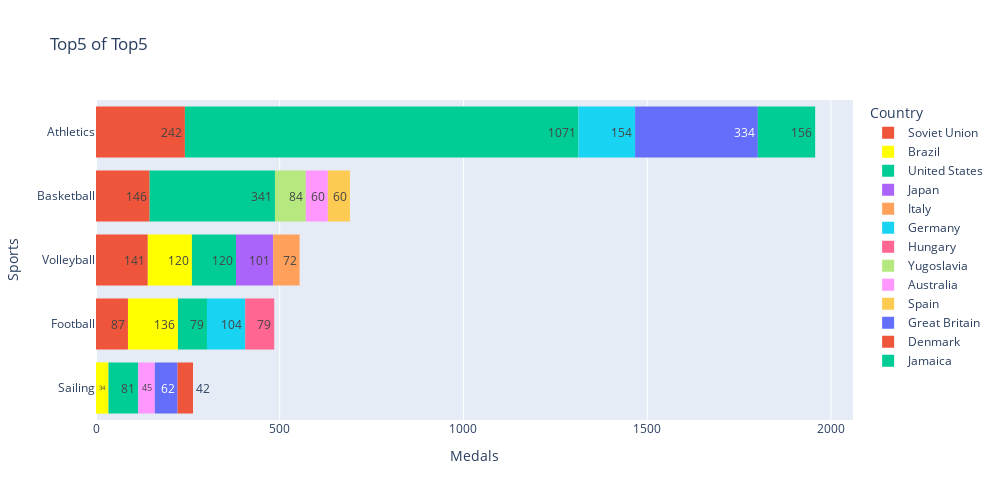

Here is the notebook cell this chart was saved with:
### Markdown cell above
1. Top5 dos esportes que Brasil tem mais medalhas
2. Top5 de Países para cada um destes esportes
3. Objetivo final: verificar se o Brazil está entre os 5 países top, nos mesmos esportes em que tem melhor desempenho.

### Code cell
fig = px.histogram(y='Sport', x="Medal", data_frame=df_5_5, color='Team',
                   text_auto=True, title = 'Top5 of Top5', color_discrete_map={'Brazil':'yellow'},
                   category_orders={'Sport': ['Athletics','Basketball','Volleyball','Football','Sailing']},
                  width=1000, height=500, orientation='h')

fig.update_yaxes(title='Sports')
fig.update_xaxes(title='Medals')

fig.update_layout(legend=dict(title='Country'))

fig.show()

### Figure 1 — Plotly figure (JSON) as saved in the notebook; plotly's stock layout.template omitted (floating-point values rounded to 4 significant figures)
{"data": [{"alignmentgroup": "True", "bingroup": "y", "histfunc": "sum", "hovertemplate": "Team=Soviet Union<br>sum of Medal=%{x}<br>Sport=%{y}<extra></extra>", "legendgroup": "Soviet Union", "marker": {"color": "#EF553B", "pattern": {"shape": ""}}, "name": "Soviet Union", "offsetgroup": "Soviet Union", "orientation": "h", "showlegend": true, "texttemplate": "%{value}", "type": "histogram", "x": [141, 87, 146, 242], "xaxis": "x", "y": ["Volleyball", "Football", "Basketball", "Athletics"], "yaxis": "y"}, {"alignmentgroup": "True", "bingroup": "y", "histfunc": "sum", "hovertemplate": "Team=Brazil<br>sum of Medal=%{x}<br>Sport=%{y}<extra></extra>", "legendgroup": "Brazil", "marker": {"color": "yellow", "pattern": {"shape": ""}}, "name": "Brazil", "offsetgroup": "Brazil", "orientation": "h", "showlegend": true, "texttemplate": "%{value}", "type": "histogram", "x": [120, 136, 34], "xaxis": "x", "y": ["Volleyball", "Football", "Sailing"], "yaxis": "y"}, {"alignmentgroup": "True", "bingroup": "y", "histfunc": "sum", "hovertemplate": "Team=United States<br>sum of Medal=%{x}<br>Sport=%{y}<extra></extra>", "legendgroup": "United States", "marker": {"color": "#00cc96", "pattern": {"shape": ""}}, "name": "United States", "offsetgroup": "United States", "orientation": "h", "showlegend": true, "texttemplate": "%{value}", "type": "histogram", "x": [120, 79, 341, 81, 1071], "xaxis": "x", "y": ["Volleyball", "Football", "Basketball", "Sailing", "Athletics"], "yaxis": "y"}, {"alignmentgroup": "True", "bingroup": "y", "histfunc": "sum", "hovertemplate": "Team=Japan<br>sum of Medal=%{x}<br>Sport=%{y}<extra></extra>", "legendgroup": "Japan", "marker": {"color": "#ab63fa", "pattern": {"shape": ""}}, "name": "Japan", "offsetgroup": "Japan", "orientation": "h", "showlegend": true, "texttemplate": "%{value}", "type": "histogram", "x": [101], "xaxis": "x", "y": ["Volleyball"], "yaxis": "y"}, {"alignmentgroup": "True", "bingroup": "y", "histfunc": "sum", "hovertemplate": "Team=Italy<br>sum of Medal=%{x}<br>Sport=%{y}<extra></extra>", "legendgroup": "Italy", "marker": {"color": "#FFA15A", "pattern": {"shape": ""}}, "name": "Italy", "offsetgroup": "Italy", "orientation": "h", "showlegend": true, "texttemplate": "%{value}", "type": "histogram", "x": [72], "xaxis": "x", "y": ["Volleyball"], "yaxis": "y"}, {"alignmentgroup": "True", "bingroup": "y", "histfunc": "sum", "hovertemplate": "Team=Germany<br>sum of Medal=%{x}<br>Sport=%{y}<extra></extra>", "legendgroup": "Germany", "marker": {"color": "#19d3f3", "pattern": {"shape": ""}}, "name": "Germany", "offsetgroup": "Germany", "orientation": "h", "showlegend": true, "texttemplate": "%{value}", "type": "histogram", "x": [104, 154], "xaxis": "x", "y": ["Football", "Athletics"], "yaxis": "y"}, {"alignmentgroup": "True", "bingroup": "y", "histfunc": "sum", "hovertemplate": "Team=Hungary<br>sum of Medal=%{x}<br>Sport=%{y}<extra></extra>", "legendgroup": "Hungary", "marker": {"color": "#FF6692", "pattern": {"shape": ""}}, "name": "Hungary", "offsetgroup": "Hungary", "orientation": "h", "showlegend": true, "texttemplate": "%{value}", "type": "histogram", "x": [79], "xaxis": "x", "y": ["Football"], "yaxis": "y"}, {"alignmentgroup": "True", "bingroup": "y", "histfunc": "sum", "hovertemplate": "Team=Yugoslavia<br>sum of Medal=%{x}<br>Sport=%{y}<extra></extra>", "legendgroup": "Yugoslavia", "marker": {"color": "#B6E880", "pattern": {"shape": ""}}, "name": "Yugoslavia", "offsetgroup": "Yugoslavia", "orientation": "h", "showlegend": true, "texttemplate": "%{value}", "type": "histogram", "x": [84], "xaxis": "x", "y": ["Basketball"], "yaxis": "y"}, {"alignmentgroup": "True", "bingroup": "y", "histfunc": "sum", "hovertemplate": "Team=Australia<br>sum of Medal=%{x}<br>Sport=%{y}<extra></extra>", "legendgroup": "Australia", "marker": {"color": "#FF97FF", "pattern": {"shape": ""}}, "name": "Australia", "offsetgroup": "Australia", "orientation": "h", "showlegend": true, "texttemplate": "%{value}", "type": "histogram", "x": [60, 45], "xaxis": "x", "y": ["Basketball", "Sailing"], "yaxis": "y"}, {"alignmentgroup": "True", "bingroup": "y", "histfunc": "sum", "hovertemplate": "Team=Spain<br>sum of Medal=%{x}<br>Sport=%{y}<extra></extra>", "legendgroup": "Spain", "marker": {"color": "#FECB52", "pattern": {"shape": ""}}, "name": "Spain", "offsetgroup": "Spain", "orientation": "h", "showlegend": true, "texttemplate": "%{value}", "type": "histogram", "x": [60], "xaxis": "x", "y": ["Basketball"], "yaxis": "y"}, {"alignmentgroup": "True", "bingroup": "y", "histfunc": "sum", "hovertemplate": "Team=Great Britain<br>sum of Medal=%{x}<br>Sport=%{y}<extra></extra>", "legendgroup": "Great Britain", "marker": {"color": "#636efa", "pattern": {"shape": ""}}, "name": "Great Britain", "offsetgroup": "Great Britain", "orientation": "h", "showlegend": true, "texttemplate": "%{value}", "type": "histogram", "x": [62, 334], "xaxis": "x", "y": ["Sailing", "Athletics"], "yaxis": "y"}, {"alignmentgroup": "True", "bingroup": "y", "histfunc": "sum", "hovertemplate": "Team=Denmark<br>sum of Medal=%{x}<br>Sport=%{y}<extra></extra>", "legendgroup": "Denmark", "marker": {"color": "#EF553B", "pattern": {"shape": ""}}, "name": "Denmark", "offsetgroup": "Denmark", "orientation": "h", "showlegend": true, "texttemplate": "%{value}", "type": "histogram", "x": [42], "xaxis": "x", "y": ["Sailing"], "yaxis": "y"}, {"alignmentgroup": "True", "bingroup": "y", "histfunc": "sum", "hovertemplate": "Team=Jamaica<br>sum of Medal=%{x}<br>Sport=%{y}<extra></extra>", "legendgroup": "Jamaica", "marker": {"color": "#00cc96", "pattern": {"shape": ""}}, "name": "Jamaica", "offsetgroup": "Jamaica", "orientation": "h", "showlegend": true, "texttemplate": "%{value}", "type": "histogram", "x": [156], "xaxis": "x", "y": ["Athletics"], "yaxis": "y"}], "layout": {"barmode": "relative", "height": 500, "legend": {"title": {"text": "Country"}, "tracegroupgap": 0}, "title": {"text": "Top5 of Top5"}, "width": 1000, "xaxis": {"anchor": "y", "domain": [0, 1], "title": {"text": "Medals"}}, "yaxis": {"anchor": "x", "categoryarray": ["Sailing", "Football", "Volleyball", "Basketball", "Athletics"], "categoryorder": "array", "domain": [0, 1], "title": {"text": "Sports"}}}}
